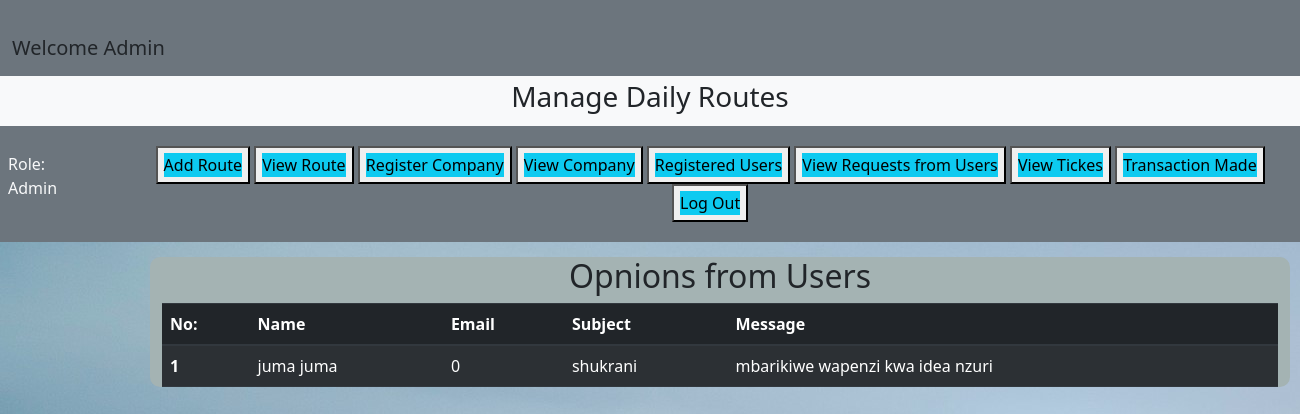
The page /admin1.php?contact (signed in) on the database its author committed.
### tables this page shows
CREATE TABLE `opinion` (
  `id` int(11) NOT NULL,
  `names` varchar(100) NOT NULL,
  `mail` int(50) NOT NULL,
  `topic` varchar(100) NOT NULL,
  `subject` varchar(255) NOT NULL
);

### view_request.php (the view, shortened to what this page needs)
<?php
include("connect.php");
 ?>
<!DOCTYPE html>
<html lang="en">
<head>
    <link rel="stylesheet" href="./css/bootstrap.min.css">
    <link href="https://cdn.jsdelivr.net/npm/bootstrap@5.3.3/dist/css/bootstrap.min.css" rel="stylesheet"
>
</head>
<body>
<div class="container" style="margin-left: 150px">
        <h2 class="text-center">Opnions from Users</h2>
        <table class="table table-striped table-dark">
            <thead>
                <tr>
                <th scope="col">No:</th>
                    <th scope="col">Name</th>
                    <th scope="col">Email</th>
                    <th scope="col">Subject</th>
                    <th scope="col">Message</th>
                </tr>
            </thead>
            <tbody>
                <?php
                $sql = "SELECT * FROM `opinion`";
                $result = mysqli_query($conn, $sql);
                if ($result) {
                    while ($row = mysqli_fetch_assoc($result)) {
                        echo '<tr>';
                        echo '<th scope="row">' . $row['id'] . '</th>';
                        echo '<td>' . $row['names'] . '</td>';
                        echo '<td>' . $row['mail'] . '</td>';
                        echo '<td>' . $row['topic'] . '</td>';
                        echo '<td>' . $row['subject'] . '</td>';
                        echo '</tr>';
                    }
                } else {
                    echo '<tr><td colspan="8" class="text-center">No tickets found</td></tr>';
                }
                ?>
            </tbody>
        </table>
</body>
</html>

### style.css (style rules this page uses)
body { background-image: url(/images/bus1.jpg); }
.container { background-color: rgb(164, 179, 179); margin-top: 15px; margin-left: 800px; width: 400px; border-radius: 10px; }

### rows shown on the page
opinion: id "1", names "juma juma", mail "0", topic "shukrani", subject "mbarikiwe wapenzi kwa idea nzuri"

### other values the page prints
$role "Admin"
